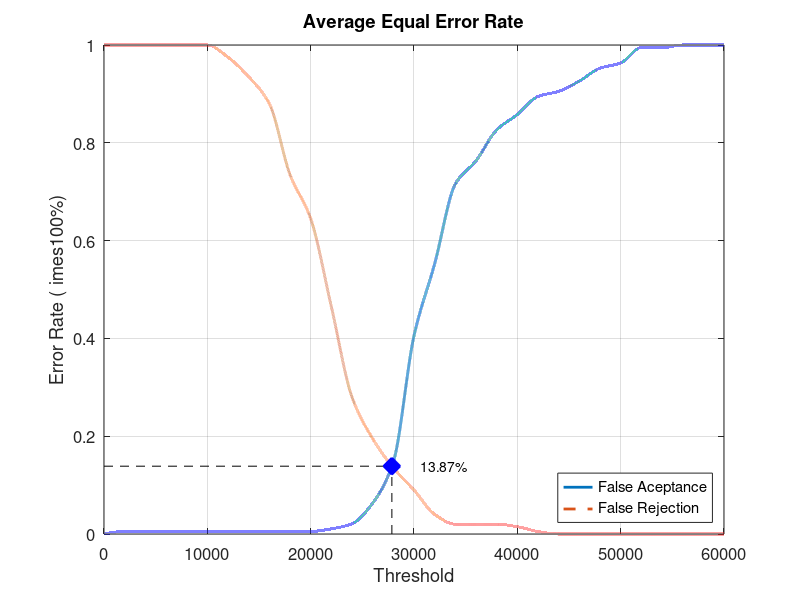
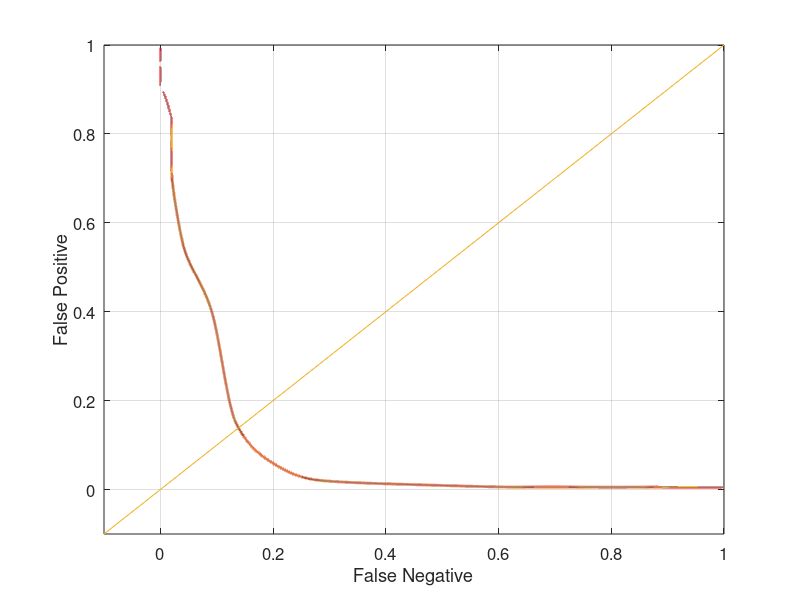

These figures' MATLAB source, in order:
close all;
clear;
clc;
x = 0:2000:60000;
xq = 0:0.5:60000;

y0 = [0 0.00526316 0.00526316 0.00526316 0.00526316 0.00526316 0.00526316 0.00526316 0.00526316 0.00526316 0.00526316 0.0105263 0.0210526 0.0631579 0.147368 0.405263 0.552632 0.715789 0.763158 0.826316 0.857895 0.894737 0.905263 0.926316 0.952632 0.963158 0.994737 0.994737 1 1 1]
yy0 = interp1(x, y0, xq, 'pchip');
y1 = [1 1 1 1 1 1 0.975 0.935 0.88 0.735 0.645 0.465 0.28 0.195 0.135 0.09 0.04 0.02 0.02 0.02 0.015 0.005 0 0 0 0 0 0 0 0 0]
yy1 = interp1(x, y1, xq, 'pchip');

% Calculating EER: 
y2 = abs(y0 - y1);
find(y2 == min(y2))
yy2 = abs(yy0 - yy1);
xEER = find(yy2 == min(yy2));
xEERIndex = xq(xEER) % X-axis EER
yEER = yy0(xEER) % Y-axis EER

main = figure
plot(xq, yy0,'-','LineWidth', 2);	hold on
plot(xq, yy1,'--','LineWidth', 2);	hold on
plot([xEERIndex xEERIndex], [0 yEER], 'k--');	hold on
plot([0 xEERIndex], [yEER yEER], 'k--');	hold on
plot(xEERIndex, yEER, 'bx', 'LineWidth', 10);	hold on
text(xEERIndex + 10 * xEERIndex / 100, yEER, [num2str(round((10000 * yEER)) / 100) '%'])
legend('False Aceptance', 'False Rejection', 'Location', 'SouthEast')
xlabel('Threshold')
ylabel('Error Rate (	imes100%)')
title('Average Equal Error Rate')
set(gca, 'FontSize', 12)
axis([0 60000 0 1])
grid on

print(main, 'Database4_4Main', '-dpng');
FNRxFPR = figure('Color', [1 1 1]);
plot(yy1, yy0, '-', yy1, yy0, 'LineWidth', 2);
hold on
y = -0.1:0.1:1
plot(y, y); 
set(gca, 'FontSize', 12)
xlabel('False Negative')
ylabel('False Positive')
axis([-0.1 1 -0.1 1])
set(gca, 'FontSize', 12)
grid on

print(FNRxFPR, 'Database4_4FNRxFPR','-dpng');
